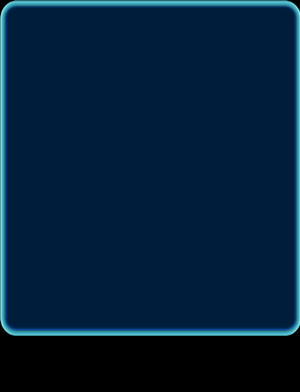

The image is a tile-based game level rendered from a .tmx file. Its description and complete source (layers, tilesets, objects, tile grids) follow:
An orthogonal 6x7 tile map with 50x56 px tiles, 1 tile layer (tilemap) and 42 objects (tail_x0_y5, tail_x1_y5, tail_x2_y5, tail_x3_y5, tail_x4_y5, ...).

<map version="1.5" tiledversion="1.5.0" orientation="orthogonal" renderorder="right-down" width="6" height="7" tilewidth="50" tileheight="56" infinite="0" nextlayerid="3" nextobjectid="79">
 <editorsettings>
  <export target="../../../../OpenServer/domains/Blast/src/assets/fild.json" format="json" />
 </editorsettings>
 <tileset firstgid="1" name="fild" tilewidth="50" tileheight="56" tilecount="36" columns="6">
  <image source="src/assets/img/fild.png" width="301" height="336" />
 </tileset>
 <layer id="1" name="tilemap" width="6" height="7">
  <data encoding="csv">
1,2,2,2,2,6,
7,26,26,26,26,12,
7,26,26,26,26,12,
7,26,26,26,26,12,
7,26,26,26,26,12,
31,32,32,32,32,36,
0,0,0,0,0,0
</data>
 </layer>
 <objectgroup id="2" name="tail">
  <object id="1" name="tail_x0_y5" x="25" y="84">
   <point />
  </object>
  <object id="2" name="tail_x1_y5" x="75" y="84">
   <point />
  </object>
  <object id="3" name="tail_x2_y5" x="125" y="84">
   <point />
  </object>
  <object id="4" name="tail_x3_y5" x="175" y="84">
   <point />
  </object>
  <object id="5" name="tail_x4_y5" x="225" y="84">
   <point />
  </object>
  <object id="6" name="tail_x5_y5" x="275" y="84">
   <point />
  </object>
  <object id="42" name="tail_x0_y4" x="25" y="140">
   <point />
  </object>
  <object id="43" name="tail_x1_y4" x="75" y="140">
   <point />
  </object>
  <object id="44" name="tail_x2_y4" x="125" y="140">
   <point />
  </object>
  <object id="45" name="tail_x3_y4" x="175" y="140">
   <point />
  </object>
  <object id="46" name="tail_x4_y4" x="225" y="140">
   <point />
  </object>
  <object id="47" name="tail_x5_y4" x="275" y="140">
   <point />
  </object>
  <object id="48" name="tail_x5_y3" x="275" y="196">
   <point />
  </object>
  <object id="49" name="tail_x4_y3" x="225" y="196">
   <point />
  </object>
  <object id="50" name="tail_x3_y3" x="175" y="196">
   <point />
  </object>
  <object id="51" name="tail_x2_y3" x="125" y="196">
   <point />
  </object>
  <object id="52" name="tail_x1_y3" x="75" y="196">
   <point />
  </object>
  <object id="53" name="tail_x0_y3" x="25.2252" y="196">
   <point />
  </object>
  <object id="54" name="tail_x0_y2" x="25" y="252">
   <point />
  </object>
  <object id="55" name="tail_x1_y2" x="75" y="252">
   <point />
  </object>
  <object id="56" name="tail_x2_y2" x="125" y="252">
   <point />
  </object>
  <object id="57" name="tail_x3_y2" x="175" y="252">
   <point />
  </object>
  <object id="58" name="tail_x4_y2" x="225" y="252">
   <point />
  </object>
  <object id="59" name="tail_x5_y2" x="275" y="252">
   <point />
  </object>
  <object id="60" name="tail_x5_y1" x="275" y="308">
   <point />
  </object>
  <object id="61" name="tail_x4_y1" x="225" y="308">
   <point />
  </object>
  <object id="62" name="tail_x3_y1" x="175" y="308">
   <point />
  </object>
  <object id="63" name="tail_x2_y1" x="125" y="308">
   <point />
  </object>
  <object id="64" name="tail_x1_y1" x="75" y="308">
   <point />
  </object>
  <object id="65" name="tail_x0_y1" x="25" y="308">
   <point />
  </object>
  <object id="66" name="tailBase_x0_y0" x="25" y="364">
   <point />
  </object>
  <object id="67" name="tailBase_x1_y0" x="75" y="364">
   <point />
  </object>
  <object id="68" name="tailBase_x2_y0" x="125" y="364">
   <point />
  </object>
  <object id="69" name="tailBase_x3_y0" x="175" y="364">
   <point />
  </object>
  <object id="70" name="tailBase_x4_y0" x="225" y="364">
   <point />
  </object>
  <object id="71" name="tailBase_x5_y0" x="275" y="364">
   <point />
  </object>
  <object id="73" name="tail_x0_y6" x="25" y="28">
   <point />
  </object>
  <object id="74" name="tail_x1_y6" x="75" y="28">
   <point />
  </object>
  <object id="75" name="tail_x2_y6" x="125" y="28">
   <point />
  </object>
  <object id="76" name="tail_x3_y6" x="175" y="28">
   <point />
  </object>
  <object id="77" name="tail_x4_y6" x="225" y="28">
   <point />
  </object>
  <object id="78" name="tail_x5_y6" x="275" y="28">
   <point />
  </object>
 </objectgroup>
</map>